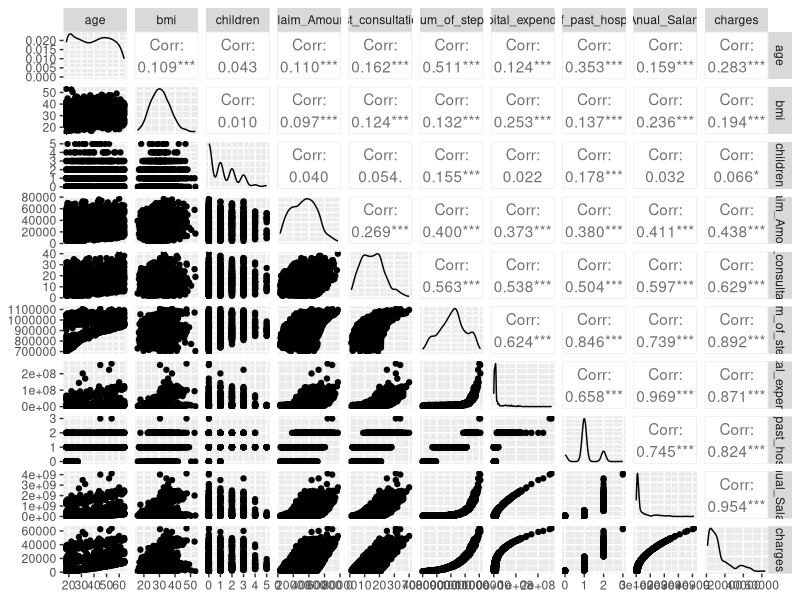
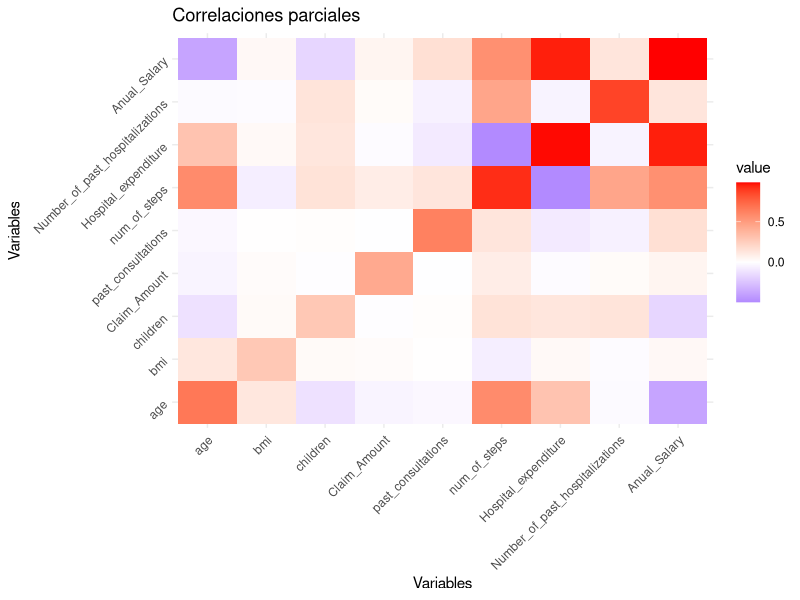
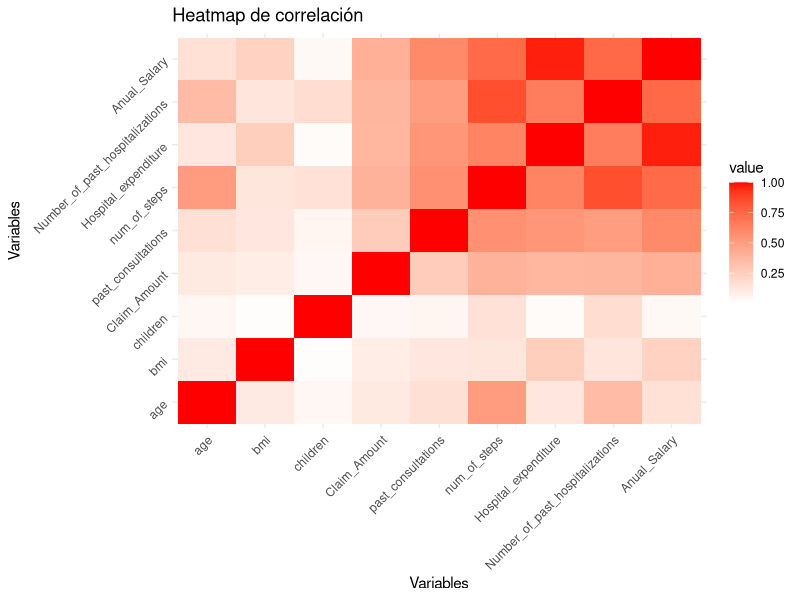
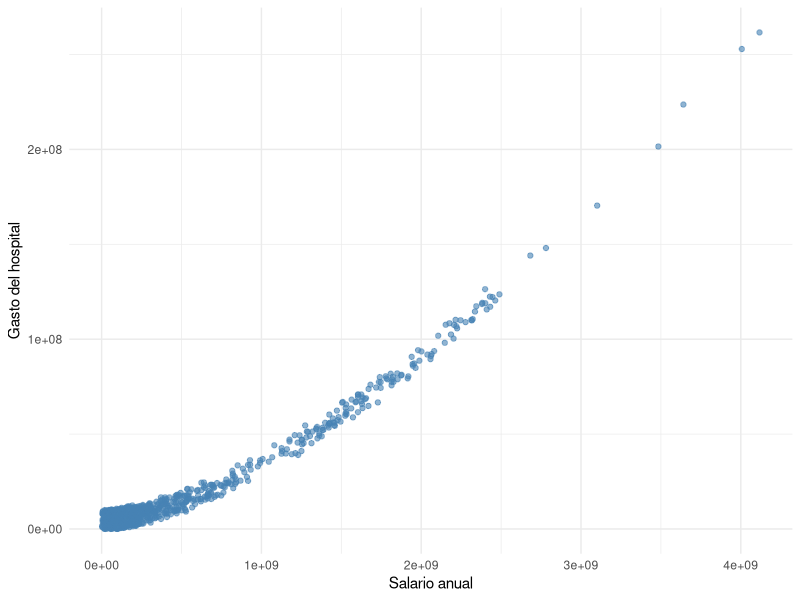
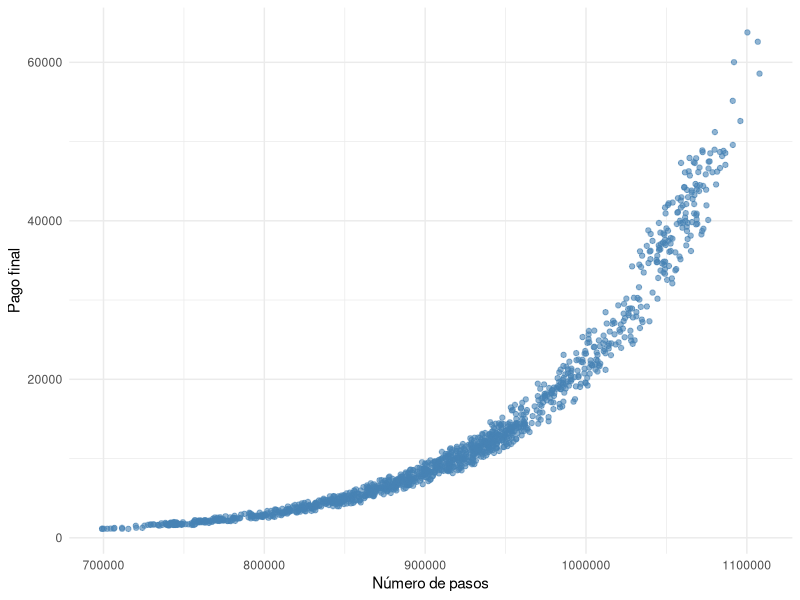
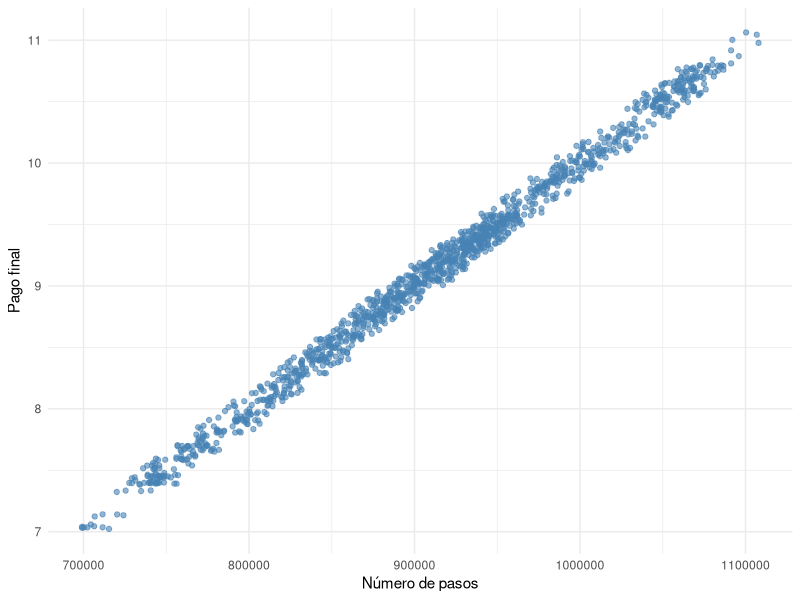
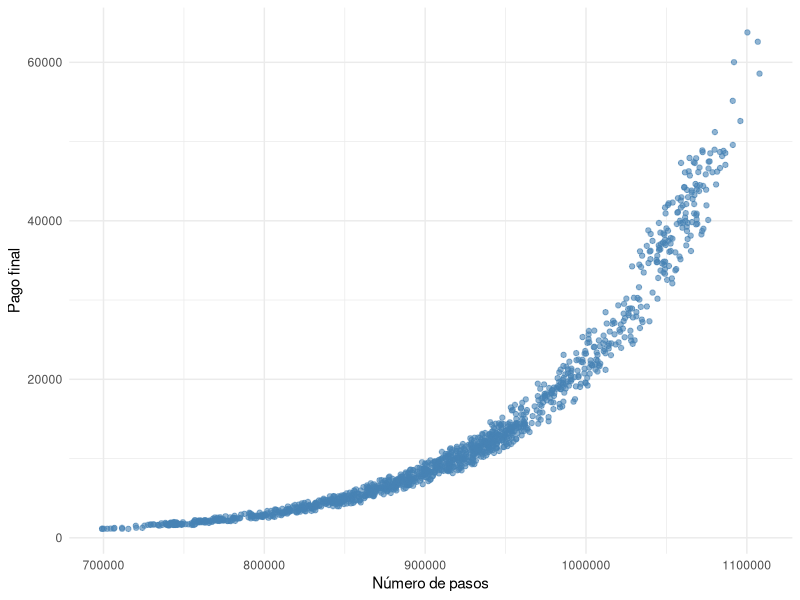
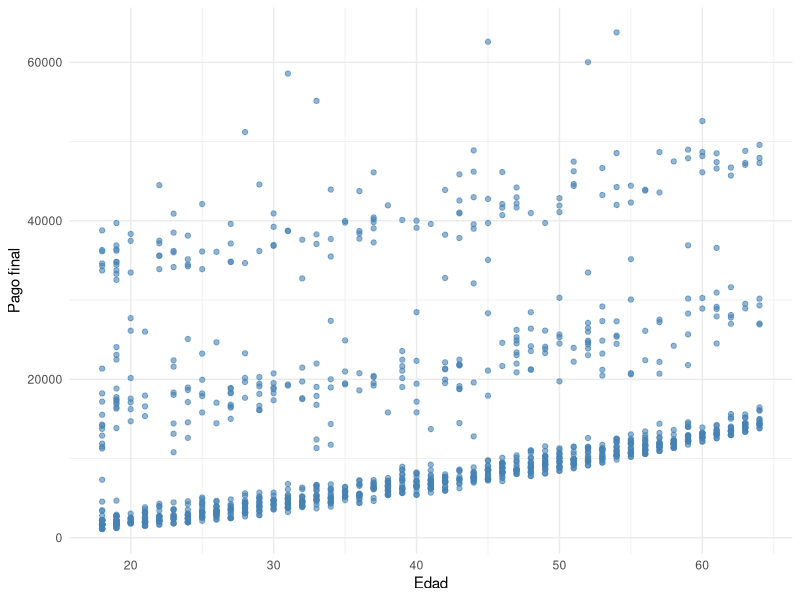

Reproduce these figures in R, in order.
## ---- chunk 1
#| output: false
#| warning: false
library(dplyr)
library(tidyr)
library(ggplot2)
library(reshape2)
## ---- chunk 2
datos <- readr::read_csv("./new_insurance_data.csv")
dplyr::glimpse(datos)
## ---- chunk 3
# Cantidad de observaciones
nrow(datos)

# Cantidad de observaciones con alguna variable faltante
sum(!complete.cases(datos))

datos <- tidyr::drop_na(datos)
## ---- chunk 4
covariables_numericas <- c(
  "age",
  "bmi",
  "children",
  "Claim_Amount",
  "past_consultations",
  "num_of_steps",
  "Hospital_expenditure",
  "Number_of_past_hospitalizations",
  "Anual_Salary"
)
columnas_numericas <- c(covariables_numericas, "charges")

GGally::ggpairs(datos[, columnas_numericas])
## ---- chunk 5
d.cor <- cor(datos[, covariables_numericas])
d.inv <- solve(d.cor)

d.corm <- sqrt(1-1/diag(d.inv))
pd <- length(d.corm)  


d.part <- d.inv
for (i in 1:pd) {
  for (j in 1:(i-1)) {
    d.part[i,j] <- -d.inv[i,j]/sqrt(d.inv[i,i]*d.inv[j,j])
  }
  d.part[i,i] <- d.corm[i]
  d.part[1:(i-1),i] <- d.part[i,1:(i-1)]  
}
d.part
## ---- chunk 6
vals_diag <- diag(d.part)
max_col_indices <- apply(d.part, 1, which.max)
idx_ordenados <- order(vals_diag, decreasing = TRUE)
ordenados_vals_diag <- vals_diag[idx_ordenados]
ordenados_max_cols <- max_col_indices[idx_ordenados]

data.frame(correlacion_parcial = ordenados_vals_diag)
## ---- chunk 7
#| echo: false
melt(d.part) |>
  ggplot(aes(Var1, Var2, fill = value)) +
    geom_tile() +
    scale_fill_gradient2(low = "blue", high = "red", mid = "white") +
    theme_minimal() +
    theme(
      axis.text.x = element_text(angle = 45, hjust = 1),
      axis.text.y = element_text(angle = 45, hjust = 1)
    ) +
    labs(
      title = "Correlaciones parciales", 
      x = "Variables", 
      y = "Variables"
    )
## ---- chunk 8
#| echo: false
matriz_cor <- datos |>
  dplyr::select(
    age,
    bmi,
    children,
    Claim_Amount,
    past_consultations,
    num_of_steps,
    Hospital_expenditure,
    Number_of_past_hospitalizations,
    Anual_Salary,
  ) |>
  cor()

melt(matriz_cor) |>
  ggplot(aes(Var1, Var2, fill = value)) +
    geom_tile() +
    scale_fill_gradient2(low = "blue", high = "red", mid = "white", midpoint = 0) +
    theme_minimal() +
    theme(
      axis.text.x = element_text(angle = 45, hjust = 1),
        axis.text.y = element_text(angle = 45, hjust = 1)
      ) +
    labs(title = "Heatmap de correlación", x = "Variables", y = "Variables")
## ---- chunk 9
datos |>
  ggplot(aes(x = Anual_Salary, y = Hospital_expenditure)) +
  geom_point(color = "steelblue", alpha = 0.6) +
  labs(x = "Salario anual", y = "Gasto del hospital") +
  theme_minimal()
## ---- chunk 10
datos |>
  ggplot(aes(x = num_of_steps, y = charges)) +
  geom_point(color = "steelblue", alpha = 0.6) +
  labs(x = "Número de pasos", y = "Pago final") +
  theme_minimal()
## ---- chunk 11
datos |>
  dplyr::mutate(scaled_rsp = log(charges)) |>
  ggplot(aes(x = num_of_steps, y = scaled_rsp)) +
  geom_point(color = "steelblue", alpha = 0.6) +
  labs(x = "Número de pasos", y = "Pago final") +
  theme_minimal()
## ---- chunk 12
datos |>
  ggplot(aes(x = num_of_steps, y = charges)) +
  geom_point(color = "steelblue", alpha = 0.6) +
  labs(x = "Número de pasos", y = "Pago final") +
  theme_minimal()
## ---- chunk 13
datos |>
  ggplot(aes(x = age, y = charges)) +
  geom_point(color = "steelblue", alpha = 0.6) +
  labs(x = "Edad", y = "Pago final") +
  theme_minimal()
## ---- chunk 14
datos |>
  ggplot(aes(x = bmi, y = charges)) +
  geom_point(color = "steelblue", alpha = 0.6) +
  labs(x = "Índice de masa corporal", y = "Pago final") +
  theme_minimal()
## ---- chunk 15
datos |>
  ggplot(aes(x = children, y = charges)) +
  geom_point(color = "steelblue", alpha = 0.6) +
  labs(x = "Número de hijos", y = "Pago final") +
  theme_minimal()
## ---- chunk 16
datos |>
  ggplot(aes(x = past_consultations, y = charges)) +
  geom_point(color = "steelblue", alpha = 0.6) +
  labs(x = "Número de procedimientos pasados", y = "Pago final") +
  theme_minimal()
## ---- chunk 17
datos |>
  ggplot(aes(x = charges, color = region, fill = region)) +
    geom_density(alpha = 0.4) +
    labs(
      title = "Densidad de 'charges' para cada categoría de 'region'",
      x = "charges",
      y = "Densidad"
    ) +
    theme_minimal()
## ---- chunk 18
obs <- datos |>
  dplyr::select(
    sex,
    smoker,
    age,
    bmi,
    Claim_Amount,
    past_consultations,
    num_of_steps,
    Number_of_past_hospitalizations,
    Anual_Salary,
    charges
  )

set.seed(1234)
obs <- dplyr::sample_n(obs, 500)

openxlsx::write.xlsx(obs, './datos.xlsx')
## ---- chunk 19
dplyr::glimpse(obs)
## ---- chunk 20
sum.lm <- function(lmod) {
  summ <- summary(lmod)
  ci <- confint(lmod)
  summ$coefficients <- cbind(
    summ$coefficients[,1],
    ci,summ$coefficients[,2:4]
  )
  return(summ)
}

extraer_estadistica_f <- function(modelo) {
  return(summary(modelo)$fstatistic[1])
}

obtener_p_valor_de_estadistica_f <- function(modelo) {
  s <- summary(modelo)

  fval <- s$fstatistic["value"]
  df1 <- s$fstatistic["numdf"]
  df2 <- s$fstatistic["dendf"]

  return(pf(fval, df1, df2, lower.tail = FALSE))
}

extraer_info_t_student <- function(modelo) {
  df <- as.data.frame(summary(modelo)$coefficients)
  df <- df[-1, c(-1, -2)]

  df$es_significativo <- df[, 2] < 0.05
  return(df)
}

# Implementación básica de la función car::ncvTest, debido a que
# no me funciona descargar aquella librería.
ncvTest <- function(modelo, variable = NULL) {
  # Verifica si el modelo es lineal
  if (!inherits(modelo, "lm")) stop("El modelo debe ser de clase 'lm'")
  
  # Extrae los residuos y los valores ajustados
  residuos <- residuals(modelo)
  ajustados <- fitted(modelo)
  
  # Selecciona la variable de prueba
  if (is.null(variable)) {
    z <- ajustados  # por defecto, se usa contra los valores ajustados
  } else {
    datos_modelo <- model.frame(modelo)
    z <- datos_modelo[[variable]]
    if (is.null(z)) stop("Variable no encontrada en el marco del modelo")
  }
  
  # Calcula la estadística de prueba
  score <- sum(residuos^2 * z)
  informacion <- sum((residuos * z)^2)
  estadistico <- score^2 / informacion
  
  # Calcula el valor p
  valor_p <- 1 - pchisq(estadistico, df = 1)
  
  # Devuelve como objeto de prueba
  resultado <- list(statistic = estadistico, p.value = valor_p)
  class(resultado) <- "htest"
  return(resultado)
}

resaltar_n_puntos_con_mayor_apalancamiento <- function(modelo, n = 10) {
  graficos <- list()

  observaciones <- modelo$model[[1]]
  estimaciones <- modelo$fitted.values

  graficos$est_vs_obs <- function () {
    abs_resid <- abs(observaciones - estimaciones)
    top10_idx <- order(abs_resid, decreasing = TRUE)[1:n]

    plot(
      estimaciones, 
      observaciones,
      col = ifelse(1:length(observaciones) %in% top10_idx, "red", "black"),
      pch = 19,
      xlab = "estimaciones",
      ylab = "observaciones"
    )
    abline(a = 0, b = 1, col = "blue", lty = 2)
    abline(lm(observaciones ~ estimaciones), col = "darkgreen", lwd = 2)
  }

  graficos$est_vs_res <- function () {
    residuos <- modelo$residuals
    abs_resid <- abs(residuos)

    top10_idx <- order(abs_resid, decreasing = TRUE)[1:n]

    plot(
      estimaciones, 
      residuos,
      col = ifelse(1:length(residuos) %in% top10_idx, "red", "black"),
      pch = 19,
      xlab = "estimaciones",
      ylab = "residuos"
    )
    abline(h = 0, lty = 2, col = "blue")
  }

  return(graficos)
}

calcular_rse <- function(modelo) {
  k <- length(modelo$coefficients) - 1
  SSE <- sum(modelo$residuals**2)
  num_obs <- length(modelo$residuals)

  return(sqrt(SSE/(num_obs - (1+k))))
}
## ---- chunk 21
modelo_completo <- lm(charges ~ ., obs)
sum.lm(modelo_completo)
## ---- chunk 22
plot(
  modelo_completo$fitted.values,
  obs$charges,
  xlab ="Estimados",
  ylab="Observados",
  pch=20,
  cex=0.5
)
abline(0,1,col="red")
## ---- chunk 23
plot(
  modelo_completo$fitted.values,
  modelo_completo$residuals, 
  xlab ="estimados",
  ylab="residuos",
  pch=20,
  cex=0.5
)
abline(h=0,col="red")
## ---- chunk 24
ncvTest(modelo_completo)
## ---- chunk 25
qq_completo <- qqnorm(modelo_completo$residuals)
qqline(modelo_completo$residuals)
## ---- chunk 26
shapiro.test(modelo_completo$residuals)
## ---- chunk 27
shapiro.test(rstandard(modelo_completo))
## ---- chunk 28
anova(modelo_completo)
extraer_estadistica_f(modelo_completo)
obtener_p_valor_de_estadistica_f(modelo_completo)
## ---- chunk 29
extraer_info_t_student(modelo_completo)
## ---- chunk 30
modelo_completo.cd <- cooks.distance(modelo_completo)
modelo_completo.mcd<- mean(modelo_completo.cd)
## ---- chunk 31
modelo_completo.cooked_1 <- which(modelo_completo.cd > 3*modelo_completo.mcd)
modelo_completo.cooked_1
## ---- chunk 32
modelo_completo.cooked_2 <- which(modelo_completo.cd > (4 / dim(obs)))
modelo_completo.cooked_2
## ---- chunk 33
modelo_completo.graficos_apalancamiento <- resaltar_n_puntos_con_mayor_apalancamiento(modelo_completo, 10)

modelo_completo.graficos_apalancamiento$est_vs_obs()
modelo_completo.graficos_apalancamiento$est_vs_res()
## ---- chunk 34
obs_sin_aber <- obs[-modelo_completo.cooked_1,]
obs_sin_aber
## ---- chunk 35
mod_com_2 <- lm(charges ~ ., obs_sin_aber)
sum.lm(mod_com_2)
## ---- chunk 36
calcular_rse(modelo_completo)
calcular_rse(mod_com_2)
## ---- chunk 37
plot(
  mod_com_2$fitted.values,
  obs_sin_aber$charges,
  xlab ="Estimados",
  ylab="Observados",
  pch=20,
  cex=0.5
)
abline(0,1,col="red")
## ---- chunk 38
plot(
  mod_com_2$fitted.values,
  mod_com_2$residuals, 
  xlab ="estimados",
  ylab="residuos",
  pch=20,
  cex=0.5
)
abline(h=0,col="red")
## ---- chunk 39
ncvTest(mod_com_2)
## ---- chunk 40
qq_completo_2 <- qqnorm(mod_com_2$residuals)
qqline(mod_com_2$residuals)

shapiro.test(mod_com_2$residuals)
shapiro.test(rstandard(mod_com_2))
